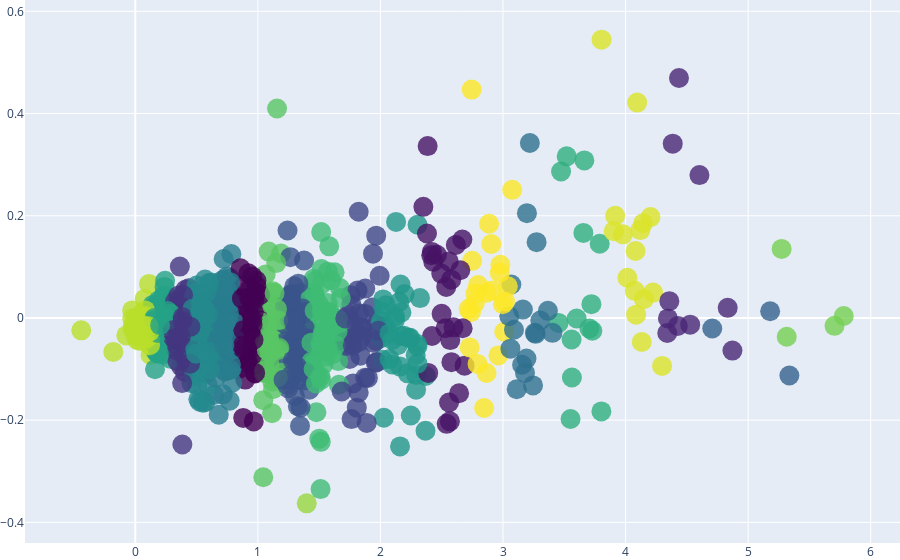

Notebook code cell kept with this figure:
### Code cell
fig = build_2d_figure(df, predicted_classes, truncated_embeddings)
fig.show()

### Figure 1 — Plotly figure (JSON) as saved in the notebook; plotly's stock layout.template omitted (floating-point values rounded to 4 significant figures; data arrays with more than 128 entries replaced by an {"elided": "..."} marker saying what was removed)
{"data": [{"hovertext": {"elided": "971 str values"}, "marker": {"color": {"elided": "971 int values"}, "colorscale": [[0, "#440154"], [0.1111, "#482878"], [0.2222, "#3e4989"], [0.3333, "#31688e"], [0.4444, "#26828e"], [0.5556, "#1f9e89"], [0.6667, "#35b779"], [0.7778, "#6ece58"], [0.8889, "#b5de2b"], [1, "#fde725"]], "opacity": 0.8, "size": 20}, "mode": "markers", "type": "scatter", "x": {"elided": "971 float values"}, "y": {"elided": "971 float values"}}], "layout": {"margin": {"b": 0, "l": 0, "r": 0, "t": 0}}}
